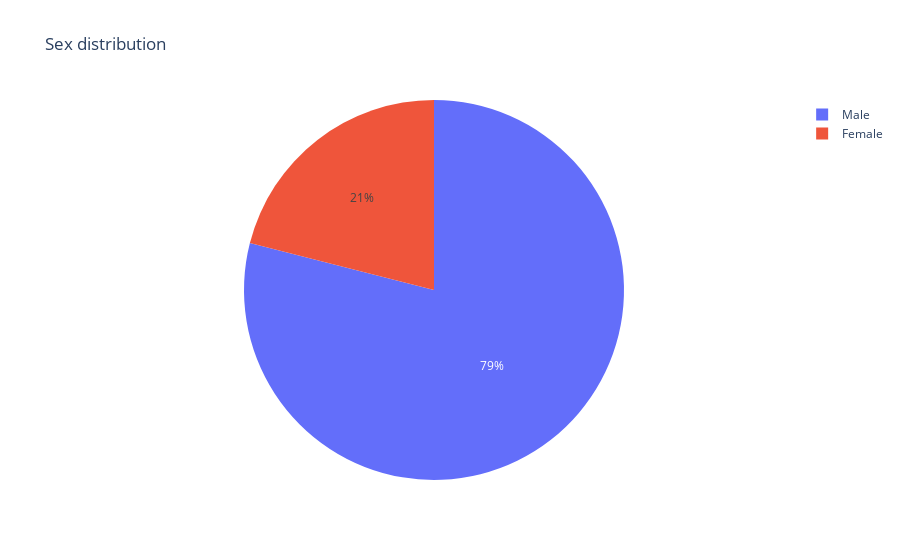
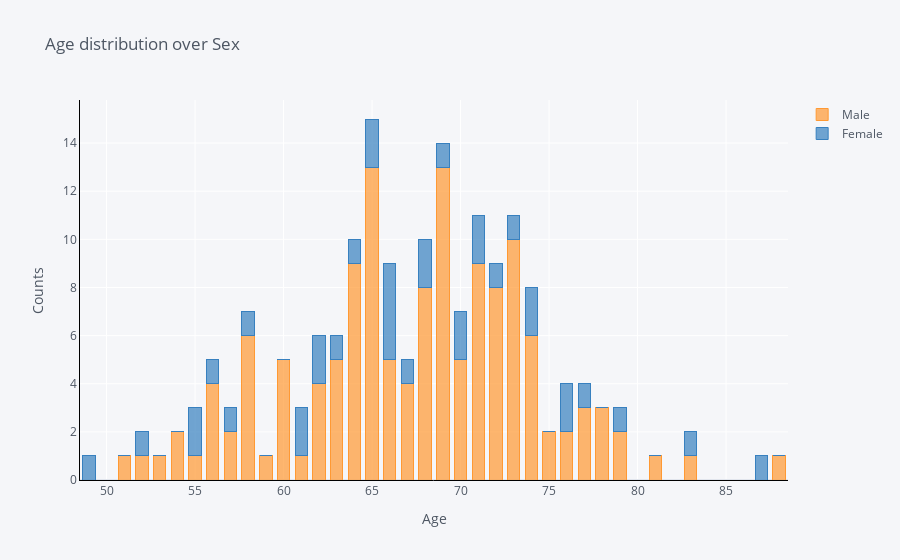
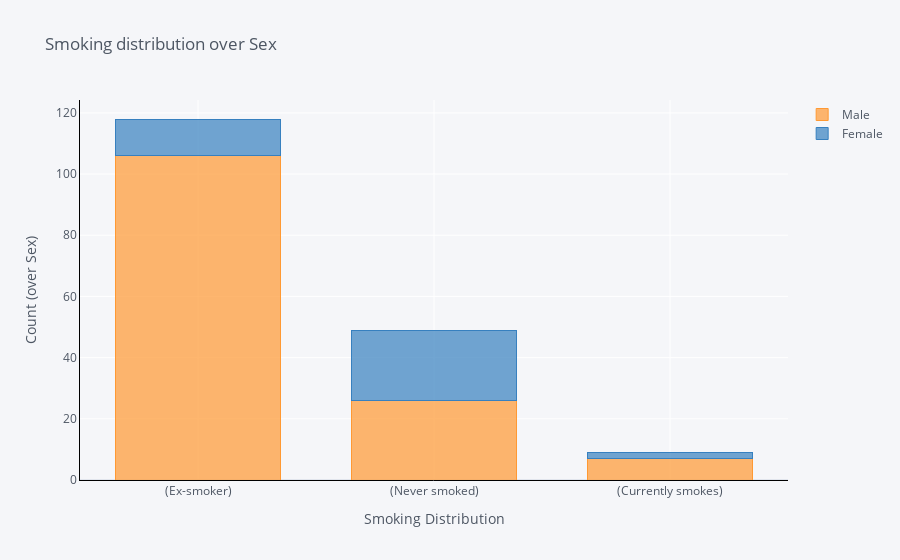

Notebook code cell kept with these figures, in order:
### Code cell
def plot_sex_distribution(patient_df):
    '''Plots sex distribution as a pie from patient_df
       :param patient_df: dataframe contianing patient information
       '''
    male_condition = patient_df['Sex'] == 'Male'
    female_condition = patient_df['Sex'] == 'Female'
    sex_distribution = pd.DataFrame({
        'Sex': ['Male', 'Female'], 
        'Count': [patient_df[male_condition]['Patient'].count(), patient_df[female_condition]['Patient'].count()]})
    fig = px.pie(sex_distribution, values='Count', names='Sex', title='Sex distribution')
    fig.show()
    
def plot_patient_df_age_over_sex(patient_df):
    '''Plots patients's age distributions from patient_df
       :param patient_df: dataframe contianing patient information
       '''
    # plot patient age distribution
    male_condition = patient_df['Sex'] == 'Male'
    female_condition = patient_df['Sex'] == 'Female'
    age_distribution_over_sex = pd.concat([patient_df[male_condition]['Age'].value_counts(),
                                           patient_df[female_condition]['Age'].value_counts()],
                                          axis=1, ignore_index=True).fillna(0)
    age_distribution_over_sex = age_distribution_over_sex.rename(columns={0: "Male", 1: "Female"})
    age_distribution_over_sex.iplot(kind='bar',
                                      xTitle='Age',
                                      yTitle='Counts',
                                      linecolor='black', 
                                      opacity=0.7,
                                      theme='pearl',
                                      bargap=0.3,
                                      barmode='stack',
                                      gridcolor='white',
                                      title='Age distribution over Sex')
    
def plot_patient_df_smoking_status_over_sex(patient_df):
    '''Plots patients's smoking status distributions 
       :param patient_df: dataframe contianing patient information
    '''
    # plot patient age distribution
    smoking_status_male = []
    smoking_status_female = []
    for smoking_status in patient_df['Smoking_Status'].unique():
        male_condition = (patient_df['Smoking_Status'] == smoking_status) & (patient_df['Sex'] == 'Male')
        female_condition = (patient_df['Smoking_Status'] == smoking_status) & (patient_df['Sex'] == 'Female')
        smoking_status_male.append(patient_df[male_condition]['Patient'].count())
        smoking_status_female.append(patient_df[female_condition]['Patient'].count())
    smoking_status_over_sex_distribution = pd.DataFrame({
        'Male': smoking_status_male, 
        'Female': smoking_status_female}, index=[patient_df['Smoking_Status'].unique()])
    smoking_status_over_sex_distribution.iplot(kind='bar',
                                      xTitle='Smoking Distribution',
                                      yTitle='Count (over Sex)',
                                      linecolor='black', 
                                      opacity=0.7,
                                      theme='pearl',
                                      bargap=0.3,
                                      barmode='stack',
                                      gridcolor='white',
                                      title='Smoking distribution over Sex')

plot_sex_distribution(patient_df) 
plot_patient_df_age_over_sex(patient_df)
plot_patient_df_smoking_status_over_sex(patient_df)

### Figure 1 — Plotly figure (JSON) as saved in the notebook; plotly's stock layout.template omitted (floating-point values rounded to 4 significant figures)
{"data": [{"domain": {"x": [0, 1], "y": [0, 1]}, "hovertemplate": "Sex=%{label}<br>Count=%{value}<extra></extra>", "labels": ["Male", "Female"], "legendgroup": "", "name": "", "showlegend": true, "type": "pie", "values": [139, 37]}], "layout": {"legend": {"tracegroupgap": 0}, "title": {"text": "Sex distribution"}}}

### Figure 2 — Plotly figure (JSON) as saved in the notebook; plotly's stock layout.template omitted (floating-point values rounded to 4 significant figures)
{"data": [{"marker": {"color": "rgba(255, 153, 51, 0.7)", "line": {"color": "rgba(255, 153, 51, 1.0)", "width": 1}}, "name": "Male", "orientation": "v", "text": "", "type": "bar", "x": [49, 51, 52, 53, 54, 55, 56, 57, 58, 59, 60, 61, 62, 63, 64, 65, 66, 67, 68, 69, 70, 71, 72, 73, 74, 75, 76, 77, 78, 79, 81, 83, 87, 88], "y": [0, 1, 1, 1, 2, 1, 4, 2, 6, 1, 5, 1, 4, 5, 9, 13, 5, 4, 8, 13, 5, 9, 8, 10, 6, 2, 2, 3, 3, 2, 1, 1, 0, 1]}, {"marker": {"color": "rgba(55, 128, 191, 0.7)", "line": {"color": "rgba(55, 128, 191, 1.0)", "width": 1}}, "name": "Female", "orientation": "v", "text": "", "type": "bar", "x": [49, 51, 52, 53, 54, 55, 56, 57, 58, 59, 60, 61, 62, 63, 64, 65, 66, 67, 68, 69, 70, 71, 72, 73, 74, 75, 76, 77, 78, 79, 81, 83, 87, 88], "y": [1, 0, 1, 0, 0, 2, 1, 1, 1, 0, 0, 2, 2, 1, 1, 2, 4, 1, 2, 1, 2, 2, 1, 1, 2, 0, 2, 1, 0, 1, 0, 1, 1, 0]}], "layout": {"bargap": 0.3, "barmode": "stack", "legend": {"bgcolor": "#F5F6F9", "font": {"color": "#4D5663"}, "traceorder": "normal"}, "paper_bgcolor": "#F5F6F9", "plot_bgcolor": "#F5F6F9", "title": {"font": {"color": "#4D5663"}, "text": "Age distribution over Sex"}, "xaxis": {"gridcolor": "white", "linecolor": "black", "showgrid": true, "tickfont": {"color": "#4D5663"}, "title": {"font": {"color": "#4D5663"}, "text": "Age"}, "zerolinecolor": "#E1E5ED"}, "yaxis": {"gridcolor": "white", "linecolor": "black", "showgrid": true, "tickfont": {"color": "#4D5663"}, "title": {"font": {"color": "#4D5663"}, "text": "Counts"}, "zerolinecolor": "#E1E5ED"}}}

### Figure 3 — Plotly figure (JSON) as saved in the notebook; plotly's stock layout.template omitted (floating-point values rounded to 4 significant figures)
{"data": [{"marker": {"color": "rgba(255, 153, 51, 0.7)", "line": {"color": "rgba(255, 153, 51, 1.0)", "width": 1}}, "name": "Male", "orientation": "v", "text": "", "type": "bar", "x": ["(Ex-smoker)", "(Never smoked)", "(Currently smokes)"], "y": [106, 26, 7]}, {"marker": {"color": "rgba(55, 128, 191, 0.7)", "line": {"color": "rgba(55, 128, 191, 1.0)", "width": 1}}, "name": "Female", "orientation": "v", "text": "", "type": "bar", "x": ["(Ex-smoker)", "(Never smoked)", "(Currently smokes)"], "y": [12, 23, 2]}], "layout": {"bargap": 0.3, "barmode": "stack", "legend": {"bgcolor": "#F5F6F9", "font": {"color": "#4D5663"}, "traceorder": "normal"}, "paper_bgcolor": "#F5F6F9", "plot_bgcolor": "#F5F6F9", "title": {"font": {"color": "#4D5663"}, "text": "Smoking distribution over Sex"}, "xaxis": {"gridcolor": "white", "linecolor": "black", "showgrid": true, "tickfont": {"color": "#4D5663"}, "title": {"font": {"color": "#4D5663"}, "text": "Smoking Distribution"}, "zerolinecolor": "#E1E5ED"}, "yaxis": {"gridcolor": "white", "linecolor": "black", "showgrid": true, "tickfont": {"color": "#4D5663"}, "title": {"font": {"color": "#4D5663"}, "text": "Count (over Sex)"}, "zerolinecolor": "#E1E5ED"}}}
